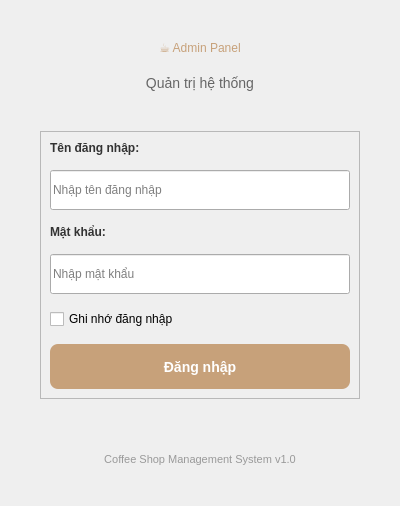
<?xml version="1.0" encoding="UTF-8"?>
<ui version="4.0">
 <class>AdminLoginWidget</class>
 <widget class="QWidget" name="AdminLoginWidget">
  <property name="geometry">
   <rect>
    <x>0</x>
    <y>0</y>
    <width>400</width>
    <height>500</height>
   </rect>
  </property>
  <property name="windowTitle">
   <string>Admin Login</string>
  </property>
  <layout class="QVBoxLayout" name="mainLayout">
   <property name="spacing">
    <number>20</number>
   </property>
   <property name="leftMargin">
    <number>40</number>
   </property>
   <property name="topMargin">
    <number>40</number>
   </property>
   <property name="rightMargin">
    <number>40</number>
   </property>
   <property name="bottomMargin">
    <number>40</number>
   </property>
   <item>
    <spacer name="verticalSpacer">
     <property name="orientation">
      <enum>Qt::Vertical</enum>
     </property>
     <property name="sizeHint" stdset="0">
      <size>
       <width>20</width>
       <height>40</height>
      </size>
     </property>
    </spacer>
   </item>
   <item>
    <widget class="QLabel" name="titleLabel">
     <property name="text">
      <string>☕ Admin Panel</string>
     </property>
     <property name="alignment">
      <set>Qt::AlignCenter</set>
     </property>
     <property name="styleSheet">
      <string>color: #c7a17a;</string>
     </property>
    </widget>
   </item>
   <item>
    <widget class="QLabel" name="subtitleLabel">
     <property name="text">
      <string>Quản trị hệ thống</string>
     </property>
     <property name="alignment">
      <set>Qt::AlignCenter</set>
     </property>
     <property name="styleSheet">
      <string>color: #666; font-size: 14px;</string>
     </property>
    </widget>
   </item>
   <item>
    <spacer name="verticalSpacer_2">
     <property name="orientation">
      <enum>Qt::Vertical</enum>
     </property>
     <property name="sizeType">
      <enum>QSizePolicy::Fixed</enum>
     </property>
     <property name="sizeHint" stdset="0">
      <size>
       <width>20</width>
       <height>20</height>
      </size>
     </property>
    </spacer>
   </item>
   <item>
    <widget class="QFrame" name="formContainer">
     <property name="frameShape">
      <enum>QFrame::StyledPanel</enum>
     </property>
     <layout class="QVBoxLayout" name="formLayout">
      <property name="spacing">
       <number>15</number>
      </property>
      <item>
       <widget class="QLabel" name="usernameLabel">
        <property name="text">
         <string>Tên đăng nhập:</string>
        </property>
        <property name="styleSheet">
         <string>font-weight: bold; color: #333;</string>
        </property>
       </widget>
      </item>
      <item>
       <widget class="QLineEdit" name="usernameLineEdit">
        <property name="placeholderText">
         <string>Nhập tên đăng nhập</string>
        </property>
        <property name="minimumSize">
         <size>
          <width>0</width>
          <height>40</height>
         </size>
        </property>
       </widget>
      </item>
      <item>
       <widget class="QLabel" name="passwordLabel">
        <property name="text">
         <string>Mật khẩu:</string>
        </property>
        <property name="styleSheet">
         <string>font-weight: bold; color: #333;</string>
        </property>
       </widget>
      </item>
      <item>
       <widget class="QLineEdit" name="passwordLineEdit">
        <property name="echoMode">
         <enum>QLineEdit::Password</enum>
        </property>
        <property name="placeholderText">
         <string>Nhập mật khẩu</string>
        </property>
        <property name="minimumSize">
         <size>
          <width>0</width>
          <height>40</height>
         </size>
        </property>
       </widget>
      </item>
      <item>
       <widget class="QCheckBox" name="rememberCheckBox">
        <property name="text">
         <string>Ghi nhớ đăng nhập</string>
        </property>
       </widget>
      </item>
      <item>
       <widget class="QPushButton" name="loginButton">
        <property name="text">
         <string>Đăng nhập</string>
        </property>
        <property name="minimumSize">
         <size>
          <width>0</width>
          <height>45</height>
         </size>
        </property>
        <property name="styleSheet">
         <string>QPushButton {
    background-color: #c7a17a;
    color: white;
    border: none;
    border-radius: 8px;
    font-size: 14px;
    font-weight: bold;
}
QPushButton:hover {
    background-color: #b39168;
}
QPushButton:pressed {
    background-color: #a07856;
}</string>
        </property>
       </widget>
      </item>
     </layout>
    </widget>
   </item>
   <item>
    <widget class="QLabel" name="errorLabel">
     <property name="text">
      <string/>
     </property>
     <property name="alignment">
      <set>Qt::AlignCenter</set>
     </property>
     <property name="wordWrap">
      <bool>true</bool>
     </property>
     <property name="styleSheet">
      <string>color: #d32f2f; font-size: 12px;</string>
     </property>
    </widget>
   </item>
   <item>
    <spacer name="verticalSpacer_3">
     <property name="orientation">
      <enum>Qt::Vertical</enum>
     </property>
     <property name="sizeHint" stdset="0">
      <size>
       <width>20</width>
       <height>40</height>
      </size>
     </property>
    </spacer>
   </item>
   <item>
    <widget class="QLabel" name="footerLabel">
     <property name="text">
      <string>Coffee Shop Management System v1.0</string>
     </property>
     <property name="alignment">
      <set>Qt::AlignCenter</set>
     </property>
     <property name="styleSheet">
      <string>color: #999; font-size: 11px;</string>
     </property>
    </widget>
   </item>
  </layout>
 </widget>
 <resources/>
 <connections/>
</ui>
